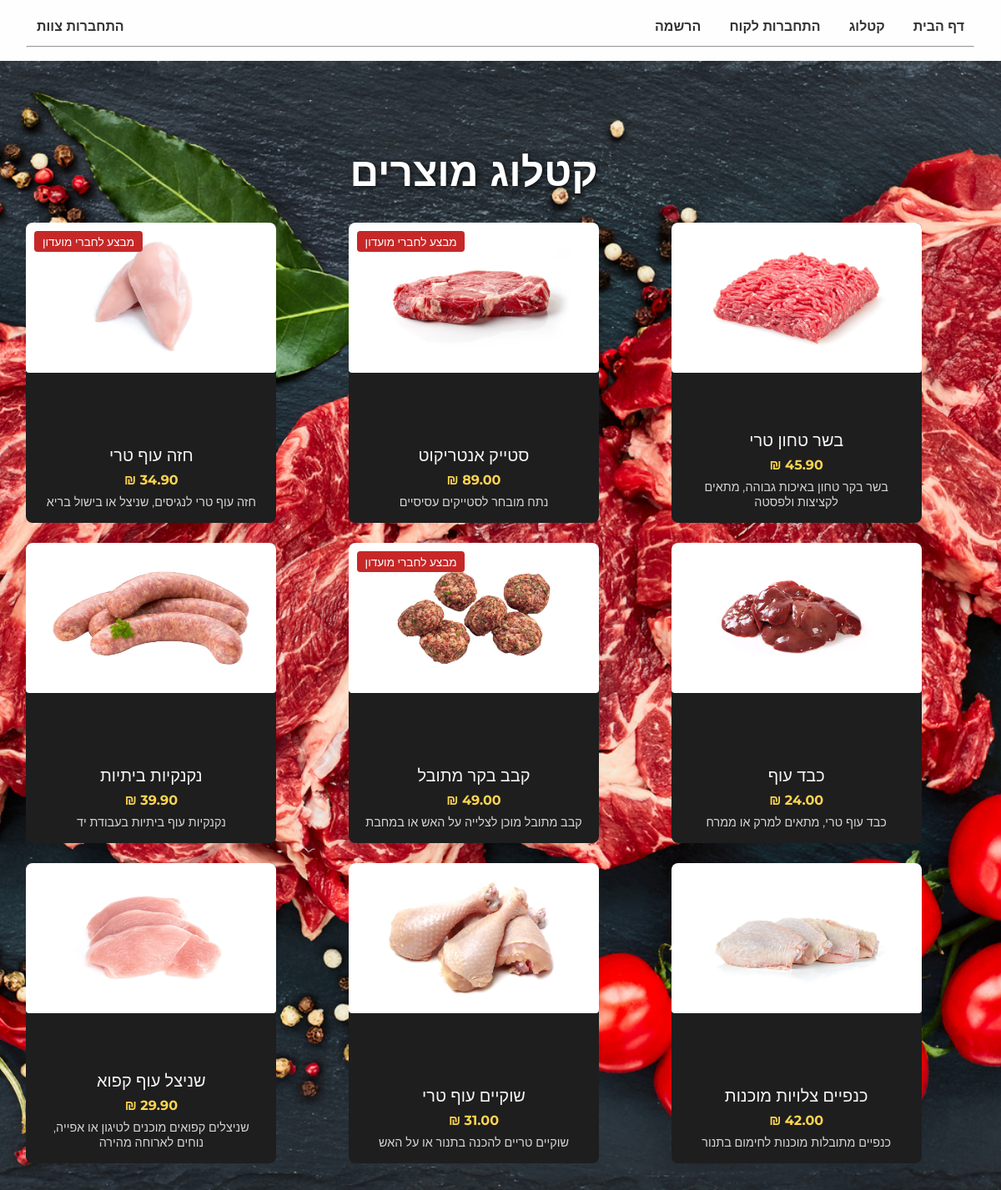
Screenshot of /katalog with the database file from the repository.
### tables this page shows
CREATE TABLE products (
            id INTEGER PRIMARY KEY AUTOINCREMENT,
            name TEXT NOT NULL UNIQUE,
            price REAL NOT NULL,
            category_id INTEGER,
            description TEXT,
            image_url TEXT,
            on_sale INTEGER DEFAULT 0,
            FOREIGN KEY (category_id) REFERENCES categories(id)
        );

### server/app.py (the view)
@app.route('/katalog')
def show_katalog():
    db = get_db()
    products = db.execute('''
        SELECT
            products.id,
            products.name,
            products.price,
            products.description,
            products.image_url,
            products.on_sale,
            categories.name AS category
        FROM products
        LEFT JOIN categories ON products.category_id = categories.id
    ''').fetchall()
    deals_raw = db.execute('SELECT name FROM deals').fetchall()
    deal_names = [row['name'] for row in deals_raw]  # רשימה של שמות המוצרים במבצע
    return render_template('katalog.html', products=products, deal_names=deal_names)

### server/app.py (called while the page is built)
def get_db(): # פותח חיבור למסד נתונים
    db = getattr(g, '_database', None)
    if db is None:
        db = g._database = sqlite3.connect(DATABASE)
        db.row_factory = sqlite3.Row
    return db

@app.teardown_appcontext
def close_connection(_):
    db = getattr(g, '_database', None)
    if db is not None:
        db.close()

### server/templates/katalog.html (shortened to what this page needs)
{% extends "base.html" %}
{% block content %}
<div class="catalog-container">
  <div class="catalog-inner">
    <h2 class="catalog-title text-white">קטלוג מוצרים</h2>
    <div class="catalog-grid">
      {% for p in products %}
        <div class="product-card">
          {% if p.name in deal_names %}
            <div class="sale-badge">מבצע לחברי מועדון</div>
          {% endif %}
          {% if p.image_url.startswith('http') %}
            <img class="product-image"
                 src="{{ p.image_url }}"
                 alt="{{ p.name }}">
          {% else %}
            <img class="product-image"
                 src="{{ url_for('static', filename='images/' ~ p.image_url) }}"
                 alt="{{ p.name }}">
          {% endif %}
          <div class="product-info">
            <div class="product-title">{{ p.name }}</div>
            <div class="product-price">{{ "%.2f"|format(p.price) }} ₪</div>
            {% if p.description %}
              <div class="product-desc">{{ p.description }}</div>
            {% endif %}
          </div>
        </div>
      {% endfor %}
    </div>
  </div>
</div>
{% endblock %}

### server/templates/base.html (shortened to what this page needs)
<!DOCTYPE html>
<html lang="he" dir="rtl">
<head>
    <link rel="stylesheet" href="{{ url_for('static', filename='style.css') }}">
</head>
<body class="{% block body_class %}{% endblock %}">
    <header>
        <nav style="display: flex; gap: 10px; align-items: center; flex-wrap: wrap;">
            {% if session.get('user_id') %}
                <a href="/">דף הבית</a>
                <a href="/katalog">קטלוג</a>
                <a href="/inventory">מלאי</a>
                <a href="/dashboard">לוח ניהול</a>
                <a href="/deals">מבצעים</a>
                <a href="/logout" style="margin-right: auto;">התנתקות</a>
            {% elif session.get('client_id') %}
                <a href="/">דף הבית</a>
                <a href="/katalog">קטלוג</a>
                <a href="/deals">מבצעים</a>
                <a href="/client_profile">הפרופיל שלי</a>
                <a href="/client/logout" style="margin-right: auto;">התנתקות</a>
            {% else %}
                <a href="/">דף הבית</a>
                <a href="/katalog">קטלוג</a>
                <a href="/client/login">התחברות לקוח</a>
                <a href="/client/register">הרשמה</a>
                <a href="/login" style="margin-right: auto;">התחברות צוות</a>
            {% endif %}
        </nav>
        <hr>
    </header>
    {% block content %}{% endblock %}
</body>
</html>

### server/static/style.css (style rules this page uses)
body { margin: 0; padding: 0; font-family: 'Montserrat', sans-serif; width: 100vw; height: 100vh; }
body { font-family: Arial, sans-serif; background-color: #010101; direction: rtl; text-align: right; margin: 0; }
h1, h2, h3 { color: #333; }
img { max-width: 100%; height: auto; border-radius: 4px; }
a { color: #007bff; text-decoration: none; }
.catalog-container { background-color: #121212; padding: 2rem; color: #f5f5f5; }
.catalog-grid { display: grid; grid-template-columns: repeat(auto-fill, minmax(280px, 1fr)); gap: 1.5rem; }
.product-card { background-color: #1e1e1e; border-radius: 8px; overflow: hidden; position: relative; transition: transform .2s; }
.catalog-container { max-width: 1200px; margin: 0 auto; padding: 2rem; background: #121212; }
.catalog-title { text-align: center; color: #f5f5f5; margin-bottom: 1.5rem; }
.product-card { background: #1e1e1e; border-radius: 8px; overflow: hidden; position: relative; transition: transform .2s; }
.product-image { width: 100%; display: block; }
.product-info { padding: 1rem; text-align: center; color: #f5f5f5; }
.product-title { font-size: 1.2rem; margin-bottom: .5rem; }
.product-price { font-size: 1rem; font-weight: bold; margin-bottom: .5rem; }
.product-desc { font-size: .9rem; opacity: .8; }
.sale-badge { position: absolute; top: 10px; left: 10px; background: #c62828; color: #fff; padding: .3rem .6rem; border-radius: 4px; font-size: .85rem; }
body { margin: 0; font-family: Arial, sans-serif; background: #fafafa; color: #333; }
.text-white { color: #ffffff !important; }
body { margin: 0; padding: 0; font-family: 'Montserrat', sans-serif; }
html, body { margin: 0; padding: 0; width: 100%; height: 100%; font-family: 'Montserrat', sans-serif; }
.catalog-container { position: relative; width: 100%; min-height: 100vh; display: flex; justify-content: center; align-items: flex-start; padding-top: 4rem; background-image: url('/static/images/katalogformpic.jpg'); background-size: cover; background-position: center; background-repeat: no-repeat; }
.catalog-inner { position: relative; z-index: 1; width: 100%; max-width: 1400px; padding: 0 2rem; box-sizing: border-box; text-align: center; }
.catalog-title { font-size: 3rem; color: #f4d874; margin-bottom: 2rem; text-shadow: 2px 2px 6px rgba(0,0,0,0.7); }
.catalog-grid { display: grid; grid-template-columns: repeat(auto-fill, minmax(280px, 1fr)); gap: 1.5rem; justify-items: center; }
.product-card { background: #1e1e1e; color: #f5f5f5; border-radius: 8px; overflow: hidden; min-height: 360px; display: flex; flex-direction: column; justify-content: space-between; transition: transform 0.3s ease; width: 100%; max-width: 300px; }
.product-image { width: 100%; height: 180px; object-fit: cover; }
.product-info { padding: 1rem; }
.product-title { font-size: 1.25rem; margin-bottom: 0.5rem; }
.product-price { font-weight: bold; color: #ffd54f; margin-bottom: 0.5rem; }
.product-desc { font-size: 0.9rem; opacity: 0.85; }
.sale-badge { position: absolute; top: 10px; left: 10px; background: #c62828; color: white; padding: 0.3rem 0.6rem; border-radius: 4px; font-size: 0.85rem; text-transform: uppercase; }

### server/templates/base.html (style rules this page uses)
html, body { margin: 0; padding: 0; width: 100%; height: 100%; overflow-x: hidden; font-family: 'Montserrat', sans-serif; }
body > header { position: relative; z-index: 10; background: rgba(255, 255, 255, 0.8); padding: 1rem 2rem; }
nav a { text-decoration: none; color: #333; font-weight: bold; padding: 6px 12px; border-radius: 4px; }
hr { margin-top: 0.5rem; margin-bottom: 0; }

### rows the page displays
products: image_url (picture), name "בשר טחון טרי", price "45.90", description "בשר בקר טחון באיכות גבוהה, מתאים לקציצות ולפסטה"
products: shows "מבצע לחברי מועדון", image_url (picture), name "סטייק אנטריקוט", price "89.00", description "נתח מובחר לסטייקים עסיסיים"
products: shows "מבצע לחברי מועדון", image_url (picture), name "חזה עוף טרי", description "חזה עוף טרי לנגיסים, שניצל או בישול בריא"
products: image_url (picture), name "כבד עוף", description "כבד עוף טרי, מתאים למרק או ממרח"
products: shows "מבצע לחברי מועדון", image_url (picture), name "קבב בקר מתובל", price "49.00", description "קבב מתובל מוכן לצלייה על האש או במחבת"
products: image_url (picture), name "נקנקיות ביתיות", price "39.90", description "נקנקיות עוף ביתיות בעבודת יד"
products: image_url (picture), name "כנפיים צלויות מוכנות", description "כנפיים מתובלות מוכנות לחימום בתנור"
products: image_url+name (picture), name "שוקיים עוף טרי", price "31.00", description "שוקיים טריים להכנה בתנור או על האש"
products: image_url+name (picture), name "שניצל עוף קפוא", price "29.90", description "שניצלים קפואים מוכנים לטיגון או אפייה, נוחים לארוחה מהירה"
